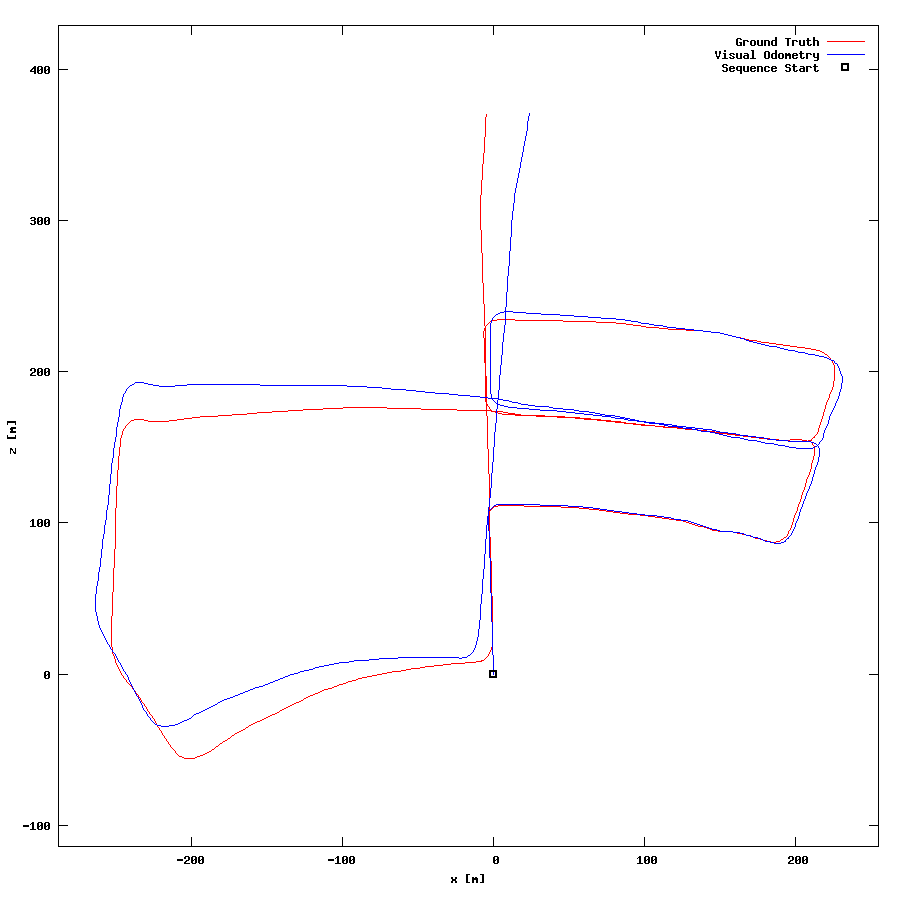

Source code (gnuplot):
set term postscript eps enhanced color
set output "05.eps"
set size ratio -1
set xrange [-288:255]
set yrange [-114:429]
set xlabel "x [m]"
set ylabel "z [m]"
plot "05.txt" using 1:2 lc rgb "#FF0000" title 'Ground Truth' w lines,"05.txt" using 3:4 lc rgb "#0000FF" title 'Visual Odometry' w lines,"< head -1 05.txt" using 1:2 lc rgb "#000000" pt 4 ps 1 lw 2 title 'Sequence Start' w points
